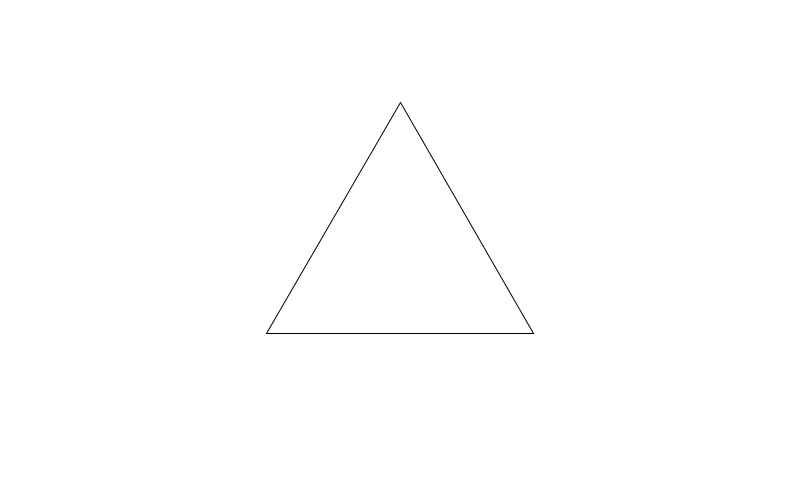
Frame 1 (no input)
Frame 60 (the mouse pressed at the canvas centre just before this capture): identical to frame 1, image omitted
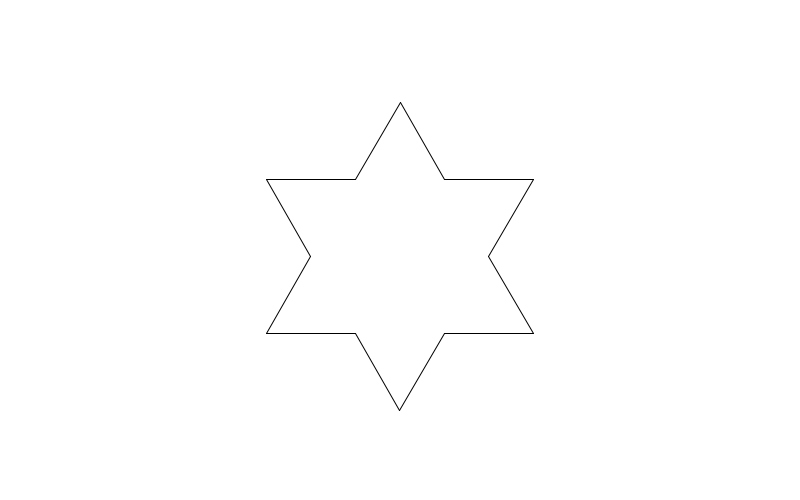
Frame 120 (the mouse held since frame 60 and released just before this capture)

The Processing sketch that drew these frames (run headless with seeded random() and noise(); from frame 60 on, the mouse is pressed at the canvas centre):

// Processing sketch: KochFractal
// ── KochFractal.pde
ArrayList<Line> lines=new ArrayList();
ArrayList<PVector> verts=new ArrayList();
void setup() {
  size(800, 500);
  lines.add(new Line(new PVector(width/3,0),new PVector(width/2,-(sqrt(3)/2)*(width/3))));
  Line l=new Line(new PVector(width/3,0),new PVector(width*2/3,0));
  l.d=true;
  lines.add(l);
  lines.add(new Line(new PVector(width/2,-(sqrt(3)/2)*width/3),new PVector(width*2/3,0)));
}

void draw() {
  background(255);
  translate(0,height/1.5);
  for(Line l : lines){
    l.display();
  }
  for(PVector p : verts){
     ellipse(p.x,p.y,2,2); 
  }
}

void mousePressed(){
  createLines();
}

void createLines(){
  ArrayList<Line> newlines=new ArrayList();
  for(Line l : lines){
    
    PVector a=l.strt();
    PVector b=l.kochleft();
    PVector c=l.kochmiddle();
    PVector d=l.kochright();
    PVector e=l.end();
    if(l.d)c.y*=-1;
    newlines.add(new Line(a,b));
    newlines.add(new Line(b,c));
    newlines.add(new Line(c,d));
    newlines.add(new Line(d,e));
  }
  lines=newlines;
}

// ── Line.pde
class Line {

  // Two PVectors,
  // a is the "left" PVector and 
  // b is the "right PVector
  PVector a;
  PVector b;
  
  boolean d=false;
  
  Line(PVector start, PVector end) {
    a = start.get();
    b = end.get();
  }

  void display() {
    stroke(0);
    line(a.x, a.y, b.x, b.y);
  }

  PVector strt() {
    return a.get();
  }

  PVector end() {
    return b.get();
  }

  // This is easy, just 1/3 of the way
  PVector kochleft() {
    PVector v = PVector.sub(b, a);
    v.div(3);
    v.add(a);
    return v;
  }    

  // More complicated, have to use a little trig to figure out where this PVector is!
  PVector kochmiddle() {
    
    PVector v=PVector.sub(b,a).div(3);
    
    PVector p=a.copy();
    
    p.add(v);
    
    p.add(v.rotate(-radians(60)));
    
    return p;
  }    


  // Easy, just 2/3 of the way
  PVector kochright() {
    PVector v = PVector.sub(a, b);
    v.div(3);
    v.add(b);
    return v;
  }
}
